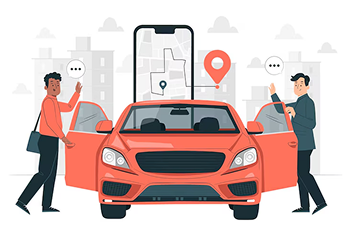
#> input picture src/assets/images/splash1.png, 354 x 235 px, given in place of logo.png, which was not available
$ python shrink-logo.py 100
#> lines starting #> are read from the running program, lines starting #| are printed output that depends on the picture
#!/usr/bin/env python3
"""Shrink the oversized source logo into a small, optimized app mark.

`public/logo.png` is a ~5 MB, 10240x10240 JPEG — far too heavy to ship in the
UI. This regenerates `public/logo-mark.png` at 256x256 (~40 KB) for use in
brand tiles, etc.

Usage:
    python3 scripts/shrink-logo.py [size]
"""
import sys
from PIL import Image

Image.MAX_IMAGE_PIXELS = None  # the source is intentionally huge

SRC = "public/logo.png"
OUT = "public/logo-mark.png"


def main() -> None:
    size = int(sys.argv[1]) if len(sys.argv) > 1 else 256
    im = Image.open(SRC)
#> im is the input picture: PIL image 354x235 RGBA; mean R, G, B, A 215.1, 196, 193.8, 255
    im.draft("RGB", (size * 2, size * 2))  # memory-efficient JPEG downscale
    im.thumbnail((size, size), Image.LANCZOS)
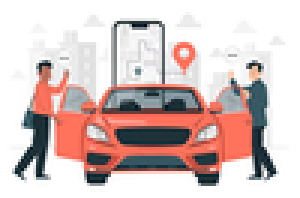
#> im: PIL image 100x66 RGBA (shown 3 times larger); mean R, G, B, A 214.5, 195.6, 193.3, 255
    im.convert("RGB").save(OUT, optimize=True)
    print(f"Wrote {OUT} at {im.size[0]}x{im.size[1]}")
#| Wrote public/logo-mark.png at 100x66


if __name__ == "__main__":
    main()

$ run again, on src/assets/images/splash2.png
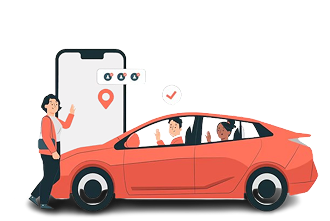
#> input picture src/assets/images/splash2.png, 330 x 221 px, given in place of logo.png, which was not available
#> in main, im is the input picture: PIL image 330x221 RGBA; mean R, G, B, A 71.8, 47.4, 44.2, 95.7
#> in main, `im.thumbnail((size, size), Image.LANCZOS)`:
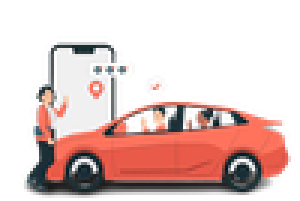
#> im: PIL image 100x67 RGBA (shown 3 times larger); mean R, G, B, A 79, 52.3, 48.9, 95.7; transparent parts drawn white
#> in main, `im.convert("RGB").save(OUT, optimize=True)`:
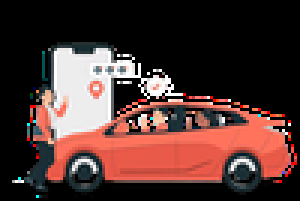
#> saved as logo-mark.png: PIL image 100x67 RGB (shown 3 times larger); mean R, G, B 79, 52.3, 48.9
#| Wrote public/logo-mark.png at 100x67
